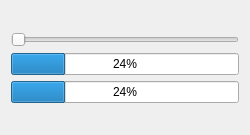
<?xml version="1.0" encoding="UTF-8"?>
<ui version="4.0">
 <class>MainWindow</class>
 <widget class="QMainWindow" name="MainWindow">
  <property name="geometry">
   <rect>
    <x>0</x>
    <y>0</y>
    <width>250</width>
    <height>135</height>
   </rect>
  </property>
  <property name="windowTitle">
   <string>MainWindow</string>
  </property>
  <widget class="QWidget" name="centralWidget">
   <layout class="QVBoxLayout" name="verticalLayout_2">
    <item>
     <layout class="QVBoxLayout" name="verticalLayout">
      <item>
       <widget class="QSlider" name="horizontalSlider">
        <property name="orientation">
         <enum>Qt::Horizontal</enum>
        </property>
       </widget>
      </item>
      <item>
       <widget class="QProgressBar" name="progressBar2">
        <property name="value">
         <number>24</number>
        </property>
       </widget>
      </item>
      <item>
       <widget class="QProgressBar" name="progressBar">
        <property name="value">
         <number>24</number>
        </property>
       </widget>
      </item>
     </layout>
    </item>
   </layout>
  </widget>
  <widget class="QMenuBar" name="menuBar">
   <property name="geometry">
    <rect>
     <x>0</x>
     <y>0</y>
     <width>250</width>
     <height>20</height>
    </rect>
   </property>
  </widget>
 </widget>
 <layoutdefault spacing="6" margin="11"/>
 <resources/>
 <connections/>
</ui>
